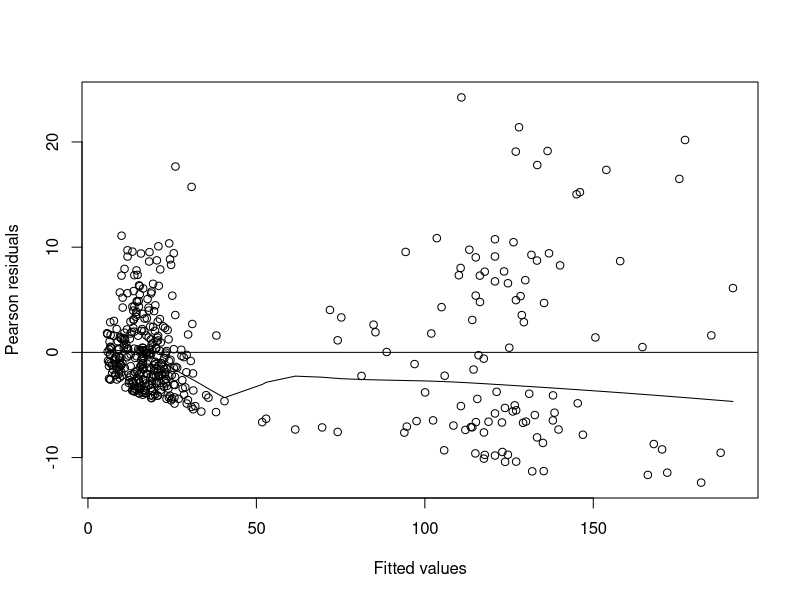

Reproduce this figure in R. (Note: this script raises an error after producing the figure.)
## ---- chunk 1
knitr::opts_chunk$set(echo = TRUE)
library(tidyverse)
library(geepack)
library(lme4)
library(lattice)

data<- read.csv("deaths_by_firearms-hw9.csv") %>%
  mutate(state = fct_relevel(state, 'Virginia'))
## ---- chunk 2
model_sat <- geeglm(number_of_deaths ~ gun_control_laws*years_past_2010*ownership*relationship,
                    data = data,
                    family = poisson('log'),
                    corstr = 'exchangeable',
                    id = factor(state))

model_3w <- geeglm(number_of_deaths ~gun_control_laws*years_past_2010*ownership*relationship - gun_control_laws:years_past_2010:ownership:relationship,
                   data = data,
                   family = poisson('log'),
                   corstr = 'exchangeable',
                   id = factor(state))

model_3refined <- geeglm(number_of_deaths ~gun_control_laws*years_past_2010*ownership*relationship - gun_control_laws:years_past_2010:ownership:relationship - years_past_2010:ownership:relationship - gun_control_laws:years_past_2010:ownership - gun_control_laws:years_past_2010:relationship,
                         data = data,
                         family = poisson('log'),
                         corstr = 'exchangeable',
                         id = factor(state))
## ---- chunk 3
summary(model_sat)
## ---- chunk 4
summary(model_3w)
## ---- chunk 5
summary(model_3refined)
## ---- chunk 6
model_3refined$geese$alpha
## ---- chunk 7
plot(model_3refined)
## ---- chunk 8
model_random <- glmer(number_of_deaths ~ 
                        (1 + ownership | state) + gun_control_laws*years_past_2010*ownership*relationship - gun_control_laws:years_past_2010:ownership:relationship - years_past_2010:ownership:relationship - gun_control_laws:years_past_2010:ownership - gun_control_laws:years_past_2010:relationship,
                      data = data,
                      family = poisson('log'))
## ---- chunk 9
coefficients <- coef(model_random2)
coefficients$state[,c(1,4)]
## ---- chunk 10
plot(model_random)
